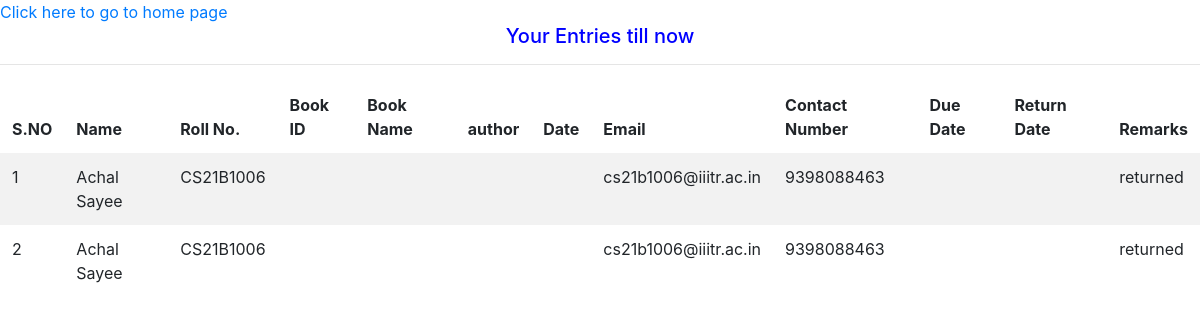
The page /IIITRmancontent/student_entries.php (signed in) on the database its author committed.
### tables this page shows
CREATE TABLE `hostelentry` (
  `id` int(11) NOT NULL,
  `entreename` char(120) NOT NULL,
  `rollno` varchar(20) NOT NULL,
  `blockname` char(40) NOT NULL,
  `roomno` varchar(20) NOT NULL,
  `mobno` bigint(20) NOT NULL,
  `email` varchar(60) NOT NULL,
  `reason` varchar(500) NOT NULL,
  `leavingtime` timestamp NOT NULL DEFAULT current_timestamp(),
  `date` date NOT NULL DEFAULT current_timestamp(),
  `returntime` timestamp NULL DEFAULT NULL,
  `remarks` varchar(500) NOT NULL
);

### IIITRmancontent/student_entries.php (the view, shortened to what this page needs)
<?php
$host = "localhost";
$user = "root";
$password = '';
$db_name = "iiitrentry";
$con = mysqli_connect($host, $user, $password, $db_name);
if ($_SESSION['stloggedin'] != 1) {
    header('location:index.php');
} else {
    $stid = $_SESSION['stID'];
    $ret = mysqli_query($con, "select * from stlogin where id='$stid'");
    $row = mysqli_fetch_array($ret);
    $roll = $row['rollno'];
?>
    <!DOCTYPE html>
    <html lang="en">
    <head>
        <link rel="stylesheet" href="https://cdn.jsdelivr.net/npm/bootstrap@4.6.1/dist/css/bootstrap.min.css">
        <link rel="stylesheet" href="style.css">
    </head>
    <body>
        <a href='http://localhost/IIITRmancontent/adhomepage.php' style="text-align: center;">
            Click here to go to home page
            <h5 align="center" style="color:blue">Your Entries till now</h5>
        </a>
        <hr />
        <table class="table table-borderless table-striped table-earning">
            <thead>
                <tr>
                <tr>
                    <th>S.NO</th>
                    <th>Name</th>
                    <th>Roll No.</th>
                    <th>Book ID</th>
                    <th>Book Name</th>
                    <th>author</th>
                    <th>Date</th>
                    <th>Email</th>
                    <th>Contact Number</th>
                    <th>Due Date</th>
                    <th>Return Date</th>
                    <th>Remarks</th>
                </tr>
                </tr>
            </thead>
            <?php
            $ret = mysqli_query($con, "select * from hostelentry where rollno='$roll' order by date");
            $cnt = 1;
            while ($row = mysqli_fetch_array($ret)) {
            ?>
                <tr>
                    <td><?php echo $cnt; ?></td>
                    <td><?php echo $row['entreename']; ?></td>
                    <td><?php echo $row['rollno']; ?></td>
                    <td><?php echo $row['bookid']; ?></td>
                    <td><?php echo $row['bookname']; ?></td>
                    <td><?php echo $row['author']; ?></td>
                    <td><?php echo $row['issuedate']; ?></td>
                    <td><?php echo $row['email']; ?></td>
                    <td><?php echo $row['mobno']; ?></td>
                    <td><?php echo $row['duedate']; ?></td>
                    <td><?php echo $row['returndate']; ?></td>
                    <td><?php echo $row['remarks']; ?></td>
                <?php
                $cnt = $cnt + 1;
            } ?>
        </table>
    </body>
    </html>
<?php } ?>

### IIITRmancontent/style.css (style rules this page uses)
*:after { padding: 0; margin: 0; box-sizing: border-box; }

### rows shown on the page
hostelentry: entreename "Achal Sayee", rollno "CS21B1006", email "cs21b1006@iiitr.ac.in", mobno "9398088463", remarks "returned"
hostelentry: entreename "Achal Sayee", rollno "CS21B1006", email "cs21b1006@iiitr.ac.in", mobno "9398088463", remarks "returned"
